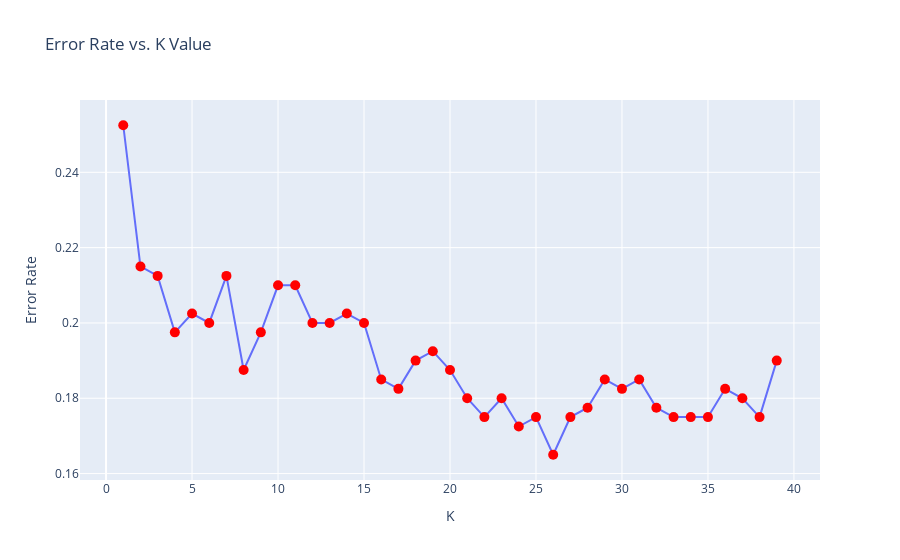

Notebook code cell kept with this figure:
### Code cell
#creating the dataframe with K and Error Rate values
data = pd.DataFrame({"K": range(1, 40), "Error Rate": error_rate})

#plotting the Error Rate VS K Value
fig = px.line(data, x='K', y='Error Rate', title='Error Rate vs. K Value',
              markers=True).update_traces(marker=dict(color='red',size=10))
fig.show()

### Figure 1 — Plotly figure (JSON) as saved in the notebook; plotly's stock layout.template omitted (floating-point values rounded to 4 significant figures)
{"data": [{"hovertemplate": "K=%{x}<br>Error Rate=%{y}<extra></extra>", "legendgroup": "", "line": {"color": "#636efa", "dash": "solid"}, "marker": {"color": "red", "size": 10, "symbol": "circle"}, "mode": "lines+markers", "name": "", "orientation": "v", "showlegend": false, "type": "scatter", "x": [1, 2, 3, 4, 5, 6, 7, 8, 9, 10, 11, 12, 13, 14, 15, 16, 17, 18, 19, 20, 21, 22, 23, 24, 25, 26, 27, 28, 29, 30, 31, 32, 33, 34, 35, 36, 37, 38, 39], "xaxis": "x", "y": [0.2525, 0.215, 0.2125, 0.1975, 0.2025, 0.2, 0.2125, 0.1875, 0.1975, 0.21, 0.21, 0.2, 0.2, 0.2025, 0.2, 0.185, 0.1825, 0.19, 0.1925, 0.1875, 0.18, 0.175, 0.18, 0.1725, 0.175, 0.165, 0.175, 0.1775, 0.185, 0.1825, 0.185, 0.1775, 0.175, 0.175, 0.175, 0.1825, 0.18, 0.175, 0.19], "yaxis": "y"}], "layout": {"legend": {"tracegroupgap": 0}, "title": {"text": "Error Rate vs. K Value"}, "xaxis": {"anchor": "y", "domain": [0, 1], "title": {"text": "K"}}, "yaxis": {"anchor": "x", "domain": [0, 1], "title": {"text": "Error Rate"}}}}
